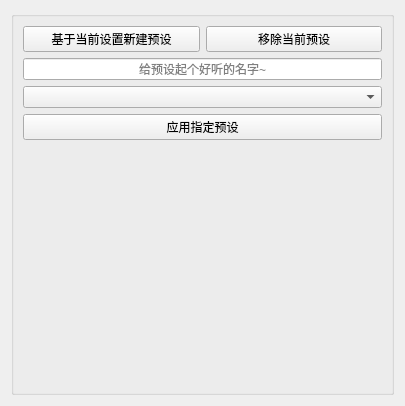
                     <widget class="QWidget" name="page">
                      <property name="geometry">
                       <rect>
                        <x>0</x>
                        <y>0</y>
                        <width>405</width>
                        <height>406</height>
                       </rect>
                      </property>
                      <attribute name="label">
                       <string>自定义预设栏</string>
                      </attribute>
                      <layout class="QGridLayout" name="gridLayout_37">
                       <item row="0" column="0">
                        <widget class="QGroupBox" name="SettingsPresetBox">
                         <property name="toolTip">
                          <string>&lt;html&gt;&lt;head/&gt;&lt;body&gt;&lt;p&gt;保存设置预设&lt;/p&gt;&lt;p&gt;&lt;br/&gt;&lt;/p&gt;&lt;p&gt;&lt;span style=&quot; font-weight:600;&quot;&gt;仅供专业版/内测版&lt;/span&gt;&lt;/p&gt;&lt;/body&gt;&lt;/html&gt;</string>
                         </property>
                         <property name="title">
                          <string/>
                         </property>
                         <layout class="QGridLayout" name="gridLayout_39">
                          <item row="2" column="0">
                           <spacer name="verticalSpacer_8">
                            <property name="orientation">
                             <enum>Qt::Vertical</enum>
                            </property>
                            <property name="sizeHint" stdset="0">
                             <size>
                              <width>20</width>
                              <height>40</height>
                             </size>
                            </property>
                           </spacer>
                          </item>
                          <item row="0" column="0">
                           <layout class="QGridLayout" name="gridLayout_38">
                            <item row="2" column="0">
                             <widget class="MyComboBox" name="SettingsTemplateSelector">
                              <property name="sizePolicy">
                               <sizepolicy hsizetype="Preferred" vsizetype="Fixed">
                                <horstretch>0</horstretch>
                                <verstretch>0</verstretch>
                               </sizepolicy>
                              </property>
                             </widget>
                            </item>
                            <item row="0" column="0">
                             <layout class="QHBoxLayout" name="horizontalLayout_15">
                              <item>
                               <widget class="QPushButton" name="AddTemplateButton">
                                <property name="text">
                                 <string>基于当前设置新建预设</string>
                                </property>
                               </widget>
                              </item>
                              <item>
                               <widget class="QPushButton" name="RemoveTemplateButton">
                                <property name="text">
                                 <string>移除当前预设</string>
                                </property>
                               </widget>
                              </item>
                             </layout>
                            </item>
                            <item row="1" column="0">
                             <widget class="MyLineWidget" name="EditTemplateName">
                              <property name="alignment">
                               <set>Qt::AlignCenter</set>
                              </property>
                              <property name="placeholderText">
                               <string>给预设起个好听的名字~</string>
                              </property>
                             </widget>
                            </item>
                            <item row="3" column="0">
                             <widget class="QPushButton" name="UseTemplateButton">
                              <property name="text">
                               <string>应用指定预设</string>
                              </property>
                             </widget>
                            </item>
                           </layout>
                          </item>
                         </layout>
                        </widget>
                       </item>
                      </layout>
                     </widget>
